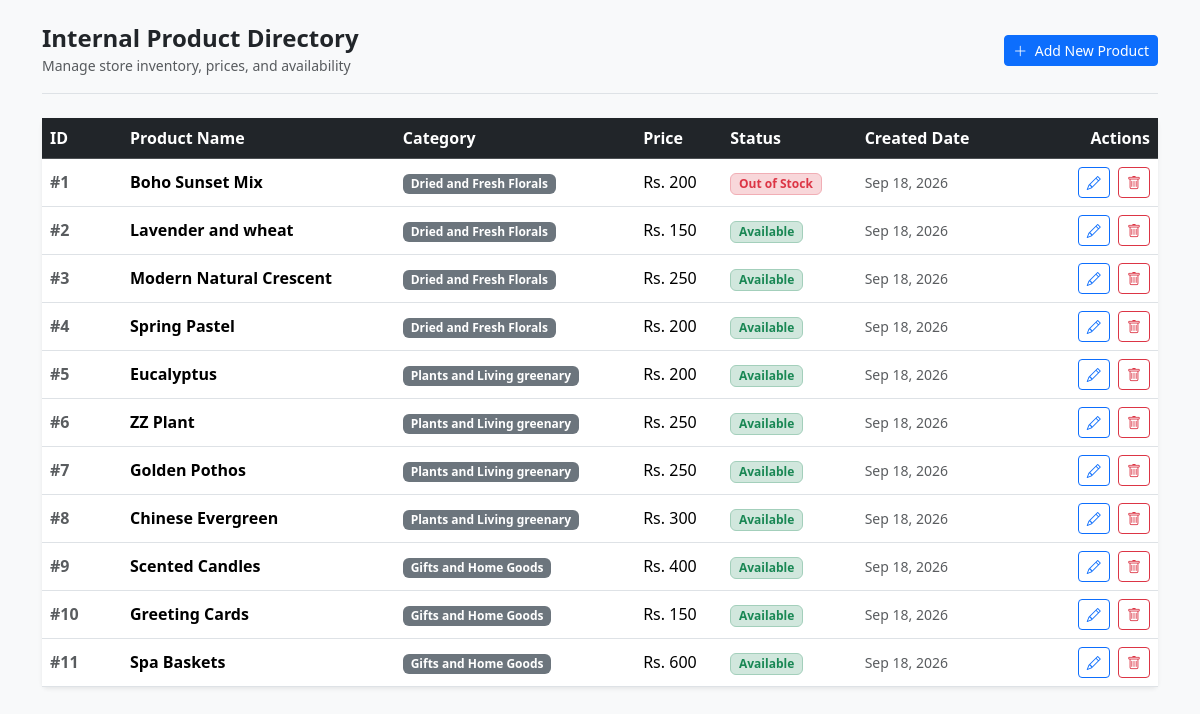
The app's page /florashop/products_details/list/ (signed in) with its own data.
### apps/products/models.py (models this page shows, shortened)
class Product(models.Model):
    Category = models.ForeignKey(
        Category, on_delete=models.CASCADE, related_name="products"
    )
    name = models.CharField(max_length=100)
    price = models.DecimalField(
        max_digits=10, decimal_places=2, help_text="Prices in NPR"
    )
    is_available = models.BooleanField(default=True)
    created_at = models.DateTimeField(auto_now_add=True)

class Category(models.Model):
    name = models.CharField(max_length=100, unique=True)
    class Meta:
        db_table = "Product_Categories"

### apps/products/views.py (the view)
# urls.py: path("list/", ProductListView.as_view(), name = "product_list"),
class ProductListView(SStaffRequiredMixin,View):
    def get(self, request):
        categories = Category.objects.all()
        products = Product.objects.all()
        context = {
            "products":products
        }
        return render(request, "products/list.html", context)

### apps/products/views.py (called while the page is built)
      def test_func(self):
            return (self.request.user.is_authenticated and self.request.user.is_staff
            )

### apps/products/templates/products/list.html (shortened to what this page needs)
{% load static %}
<!DOCTYPE html>
<html lang="en">
<head>
    <link rel="stylesheet" href="https://cdn.jsdelivr.net/npm/bootstrap@5.3.8/dist/css/bootstrap.min.css">
    <link rel="stylesheet" href="https://cdn.jsdelivr.net/npm/bootstrap-icons@1.11.3/font/bootstrap-icons.min.css">
</head>
<body class="bg-light py-4">
    <div class="container">
        <div class="d-flex justify-content-between align-items-center mb-4 pb-3 border-bottom">
            <div>
                <h2 class="h4 mb-0 fw-bold">Internal Product Directory</h2>
                <small class="text-muted">Manage store inventory, prices, and availability</small>
            </div>
            <a href="{% url 'product_create' %}" class="btn btn-primary btn-sm">
                <i class="bi bi-plus-lg me-1"></i> Add New Product
            </a>
        </div>
        <div class="card shadow-sm border-0">
            <div class="card-body p-0">
                <div class="table-responsive">
                    <table class="table table-hover align-middle mb-0">
                        <thead class="table-dark">
                            <tr>
                                <th scope="col" style="width: 80px;">ID</th>
                                <th scope="col">Product Name</th>
                                <th scope="col">Category</th>
                                <th scope="col">Price</th>
                                <th scope="col">Status</th>
                                <th scope="col">Created Date</th>
                                <th scope="col" class="text-end" style="width: 150px;">Actions</th>
                            </tr>
                        </thead>
                        <tbody>
                            {% for product in products %}
                            <tr>
                                <td class="fw-bold text-muted">#{{ product.id }}</td>
                                <td class="fw-semibold">{{ product.name }}</td>
                                <td>
                                    <span class="badge bg-secondary">
                                        {{ product.Category.name|default:"Uncategorized" }}
                                    </span>
                                </td>
                                <td>Rs. {{ product.price|floatformat:0 }}</td>
                                <td>
                                    {% if product.is_available %}
                                    <span
                                        class="badge bg-success-subtle text-success border border-success-subtle">Available</span>
                                    {% else %}
                                    <span class="badge bg-danger-subtle text-danger border border-danger-subtle">Out of
                                        Stock</span>
                                    {% endif %}
                                </td>
                                <td class="small text-muted">{{ product.created_at|date:"M d, Y" }}</td>
                                <td class="text-end">
                                    <a href="{% url 'product_update' product.pk %}"
                                        class="btn btn-outline-primary btn-sm me-1" title="Edit">
                                        <i class="bi bi-pencil"></i>
                                    </a>
                                    <a href="{% url 'product_delete' product.pk %}"
                                        class="btn btn-outline-danger btn-sm" title="Delete">
                                        <i class="bi bi-trash"></i>
                                    </a>
                                </td>
                            </tr>
                            {% endfor %}
                        </tbody>
                    </table>
                </div>
            </div>
        </div>
    </div>
</body>
</html>

### records on screen
Product: id "1", name "Boho Sunset Mix", Category.name "Dried and Fresh Florals", price "200", is_available "Out of Stock", created_at "Sep 18, 2026"
Product: id "2", name "Lavender and wheat", Category.name "Dried and Fresh Florals", price "150", is_available "Available", created_at "Sep 18, 2026"
Product: id "3", name "Modern Natural Crescent", Category.name "Dried and Fresh Florals", price "250", is_available "Available", created_at "Sep 18, 2026"
Product: id "4", name "Spring Pastel", Category.name "Dried and Fresh Florals", price "200", is_available "Available", created_at "Sep 18, 2026"
Product: id "5", name "Eucalyptus", Category.name "Plants and Living greenary", price "200", is_available "Available", created_at "Sep 18, 2026"
Product: id "6", name "ZZ Plant", Category.name "Plants and Living greenary", price "250", is_available "Available", created_at "Sep 18, 2026"
Product: id "7", name "Golden Pothos", Category.name "Plants and Living greenary", price "250", is_available "Available", created_at "Sep 18, 2026"
Product: id "8", name "Chinese Evergreen", Category.name "Plants and Living greenary", price "300", is_available "Available", created_at "Sep 18, 2026"
Product: id "9", name "Scented Candles", Category.name "Gifts and Home Goods", price "400", is_available "Available", created_at "Sep 18, 2026"
Product: id "10", name "Greeting Cards", Category.name "Gifts and Home Goods", price "150", is_available "Available", created_at "Sep 18, 2026"
Product: id "11", name "Spa Baskets", Category.name "Gifts and Home Goods", price "600", is_available "Available", created_at "Sep 18, 2026"
